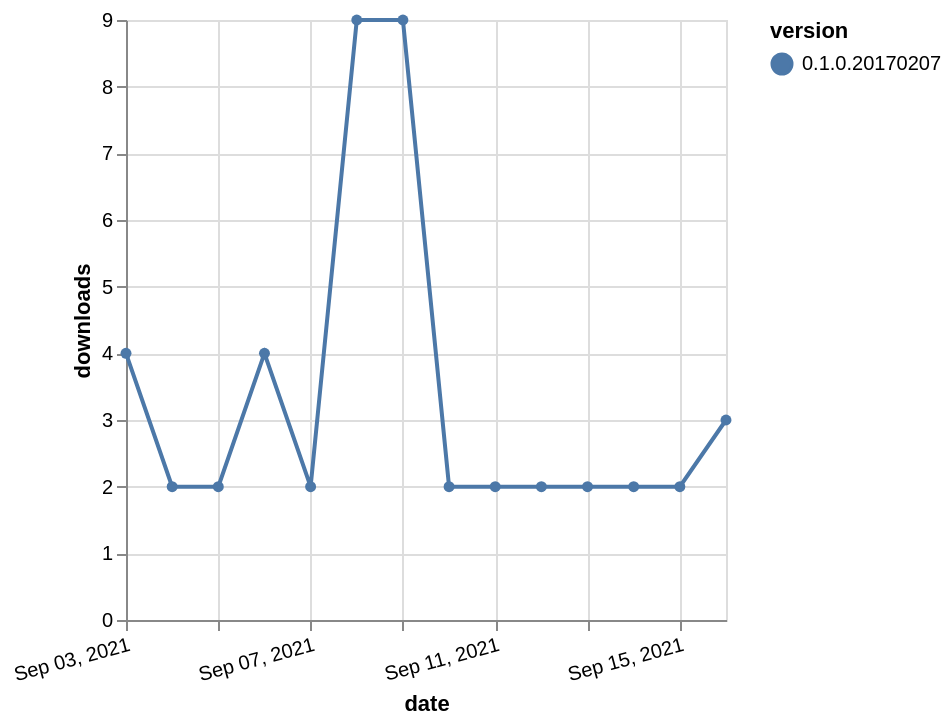

Here is the Vega-Lite specification saved for this chart:
### Vega-Lite specification from a JSON file in a GitHub repository (floating-point values rounded to 4 significant figures)
{"$schema": "https://vega.github.io/schema/vega-lite/v5.json", "description": "A simple bar chart with embedded data.", "data": {"values": [{"date": "2021-09-03", "total": 4127, "delta": 4, "version": "0.1.0.20170207"}, {"date": "2021-09-04", "total": 4129, "delta": 2, "version": "0.1.0.20170207"}, {"date": "2021-09-05", "total": 4131, "delta": 2, "version": "0.1.0.20170207"}, {"date": "2021-09-06", "total": 4135, "delta": 4, "version": "0.1.0.20170207"}, {"date": "2021-09-07", "total": 4137, "delta": 2, "version": "0.1.0.20170207"}, {"date": "2021-09-08", "total": 4146, "delta": 9, "version": "0.1.0.20170207"}, {"date": "2021-09-09", "total": 4155, "delta": 9, "version": "0.1.0.20170207"}, {"date": "2021-09-10", "total": 4157, "delta": 2, "version": "0.1.0.20170207"}, {"date": "2021-09-11", "total": 4159, "delta": 2, "version": "0.1.0.20170207"}, {"date": "2021-09-12", "total": 4161, "delta": 2, "version": "0.1.0.20170207"}, {"date": "2021-09-13", "total": 4163, "delta": 2, "version": "0.1.0.20170207"}, {"date": "2021-09-14", "total": 4165, "delta": 2, "version": "0.1.0.20170207"}, {"date": "2021-09-15", "total": 4167, "delta": 2, "version": "0.1.0.20170207"}, {"date": "2021-09-16", "total": 4170, "delta": 3, "version": "0.1.0.20170207"}]}, "width": "container", "mark": {"type": "line", "point": {"filled": true}}, "encoding": {"x": {"field": "date", "type": "temporal", "timeUnit": "yearmonthdate", "title": "date", "axis": {"labelAngle": -15}}, "y": {"field": "delta", "type": "quantitative", "title": "downloads"}, "color": {"field": "version", "type": "nominal"}, "tooltip": {"field": "delta"}}}
